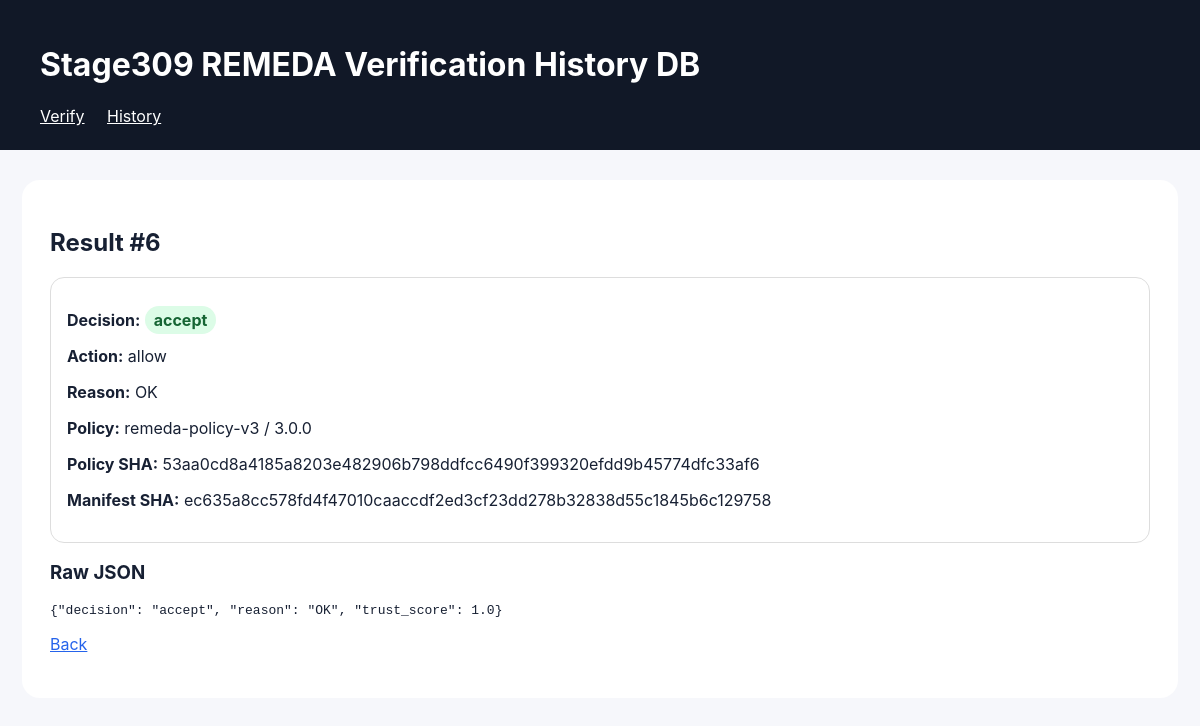
The page /result/6 on the database its author committed.
### tables this page shows
CREATE TABLE verification_history (
            id INTEGER PRIMARY KEY AUTOINCREMENT,
            created_at TEXT,
            input_url TEXT,
            manifest_sha256 TEXT,
            policy_id TEXT,
            policy_version TEXT,
            policy_sha256 TEXT,
            decision TEXT,
            action TEXT,
            trust_score REAL,
            reason TEXT,
            upstream_source TEXT,
            upstream_status TEXT,
            result_json TEXT
        );

### app.py (the view)
@app.route("/result/<int:id>")
def result(id):
    with get_db() as conn:
        row = conn.execute("SELECT * FROM verification_history WHERE id=?", (id,)).fetchone()
    return render_template("result.html", row=row)

### app.py (called while the page is built)
def get_db():
    DB_PATH.parent.mkdir(exist_ok=True)
    conn = sqlite3.connect(DB_PATH)
    conn.row_factory = sqlite3.Row
    return conn

### templates/result.html
{% extends "base.html" %}
{% block content %}
<h2>Result #{{ row.id }}</h2>
<div class="card">
  <p><strong>Decision:</strong>
    <span class="badge {{ row.decision }}">{{ row.decision }}</span>
  </p>
  <p><strong>Action:</strong> {{ row.action }}</p>
  <p><strong>Reason:</strong> {{ row.reason }}</p>
  <p><strong>Policy:</strong> {{ row.policy_id }} / {{ row.policy_version }}</p>
  <p><strong>Policy SHA:</strong> {{ row.policy_sha256 }}</p>
  <p><strong>Manifest SHA:</strong> {{ row.manifest_sha256 }}</p>
</div>
<h3>Raw JSON</h3>
<pre>{{ row.result_json }}</pre>
<p><a href="/history">Back</a></p>
{% endblock %}

### templates/base.html (style rules this page uses)
body { font-family: -apple-system, BlinkMacSystemFont, sans-serif; background: #f6f7fb; color: #172033; margin: 0; }
a { color: #2563eb; }
.card { border: 1px solid #ddd; padding: 16px; border-radius: 14px; margin: 16px 0; }
.badge { padding: 4px 9px; border-radius: 999px; font-weight: bold; }
.accept { background: #dcfce7; color: #166534; }

### rows shown on the page
verification_history: id "6", decision "accept", action "allow", reason "OK", policy_id "remeda-policy-v3", policy_version "3.0.0", policy_sha256 "53aa0cd8a4185a8203e482906b798ddfcc6490f399320efdd9b45774dfc33af6", manifest_sha256 "ec635a8cc578fd4f47010caaccdf2ed3cf23dd278b32838d55c1845b6c129758", result_json "{\"decision\": \"accept\", \"reason\": \"OK\", \"trust_score\": 1.0}"
